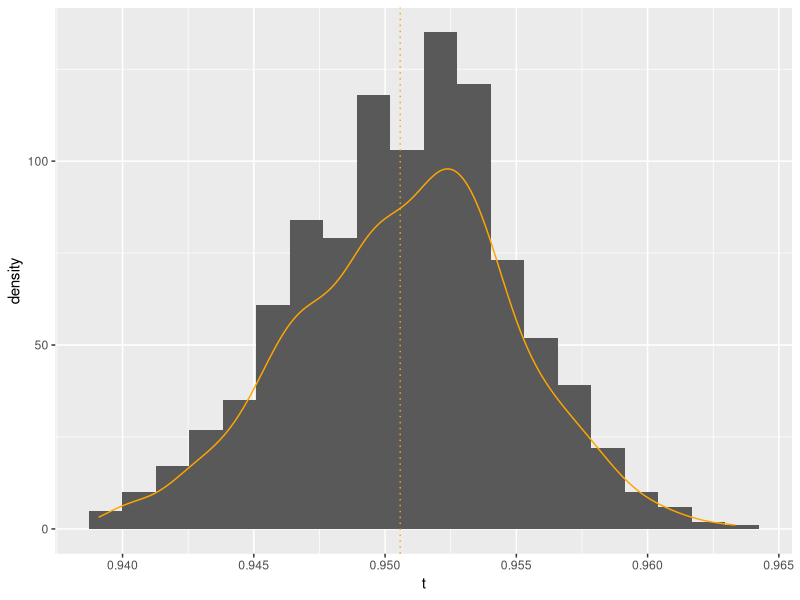
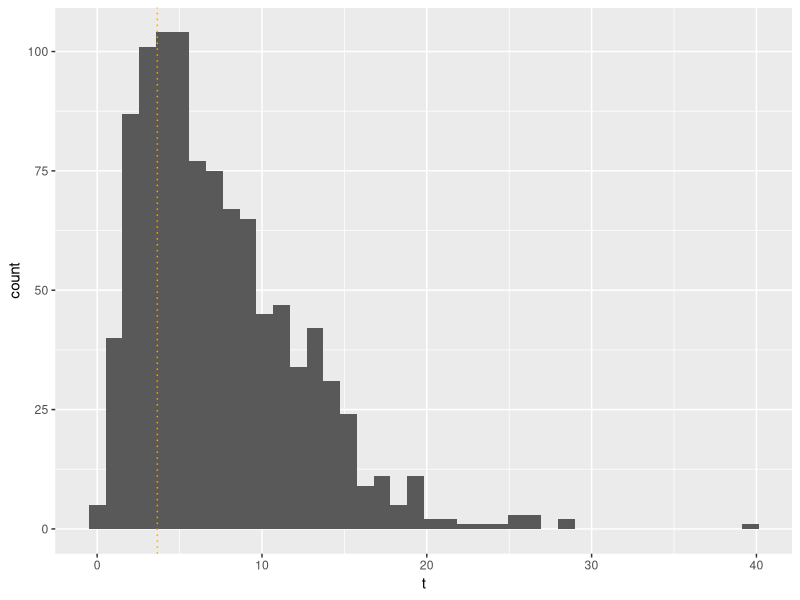
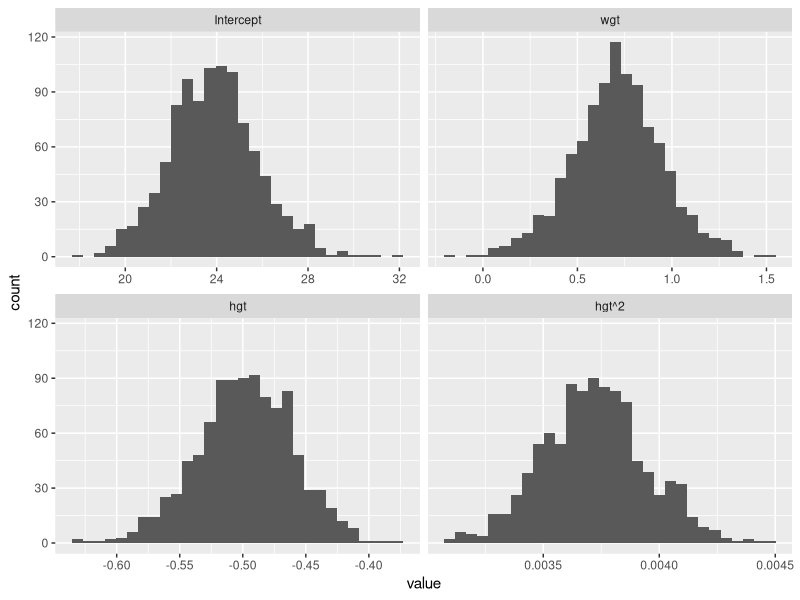

Here is the R script that generated these plots, in order:
## ---- chunk 1
knitr::opts_chunk$set(echo = TRUE)
## ---- chunk 2
library(boot)
library(mice)
library(dplyr)
library(magrittr)
library(ggplot2)
## ---- chunk 3
set.seed(123)
## ---- chunk 4
corfun <- function(data, i){
  data.sample <- data[i,]
  stat <- cor(data.sample$age, data.sample$wgt, use = "pairwise.complete.obs")
	return(stat)
}
## ---- chunk 5
bootstr.cor <- 
  boys %>%
  boot(corfun, R = 1000)
## ---- chunk 6
attributes(bootstr.cor)
## ---- chunk 7
head(bootstr.cor$data)
## ---- chunk 8
bootstr.cor$t0
## ---- chunk 9
head(bootstr.cor$t)
## ---- chunk 10
bootstr.cor$t %>% mean
## ---- chunk 11
head(bootstr.cor$data)
## ---- chunk 12
plotdata <- data.frame(t = bootstr.cor$t)

plotdata %>%
  ggplot(aes(t)) + 
  geom_histogram(bins = 20) + 
  geom_density(col = "orange") + 
  geom_vline(xintercept = bootstr.cor$t0, col = "orange", linetype = "dotted")
## ---- chunk 13
boys2 <- boys %>%
    mutate(ovw = if_else(bmi <= 25, "Not Overweight", "Overweight")) 
## ---- chunk 14
boys2 %$%
  table(ovw)
## ---- chunk 15
X2fun <- function(data, i){
  data.sample <- data[i,]
  tab <- data.sample %$%
    table(ovw, reg) 
  X2 <- suppressWarnings(chisq.test(tab))
	return(X2$statistic)
}
## ---- chunk 16

bootstr.X2 <- 
  boys2 %>%
  boot(X2fun, R = 1000)

bootstr.X2

## ---- chunk 17
plotdata <- data.frame(t = bootstr.X2$t)

plotdata %>%
  ggplot(aes(t)) + 
  geom_histogram(bins = 40) + 
  geom_vline(xintercept = bootstr.X2$t0, col = "orange", linetype = "dotted")
## ---- chunk 18
lmfun <- function(data, i){
  data.sample <- data[i,]
  coef <- data.sample %$%
    lm(wgt ~ age + hgt + I(hgt^2)) %>%
    coef()
	return(coef)
}
## ---- chunk 19
bootstr.lm <- 
  boys %>%
  boot(lmfun, R = 1000)

bootstr.lm
## ---- chunk 20
bootstr.lm$t0
## ---- chunk 21
est <- bootstr.lm$t
colnames(est) <- (c("Intercept", "wgt", "hgt", "hgt^2"))

reshape2::melt(est) %>%
  ggplot(aes(value)) + facet_wrap(~Var2, scales = 'free_x') +
  geom_histogram()
## ---- chunk 22
boot.ci(bootstr.lm)
## ---- chunk 23
quantile(est[, "Intercept"], c(0.025,0.975))
## ---- chunk 24
apply(est, 2, function(x) quantile(x, c(0.025,0.975)))
